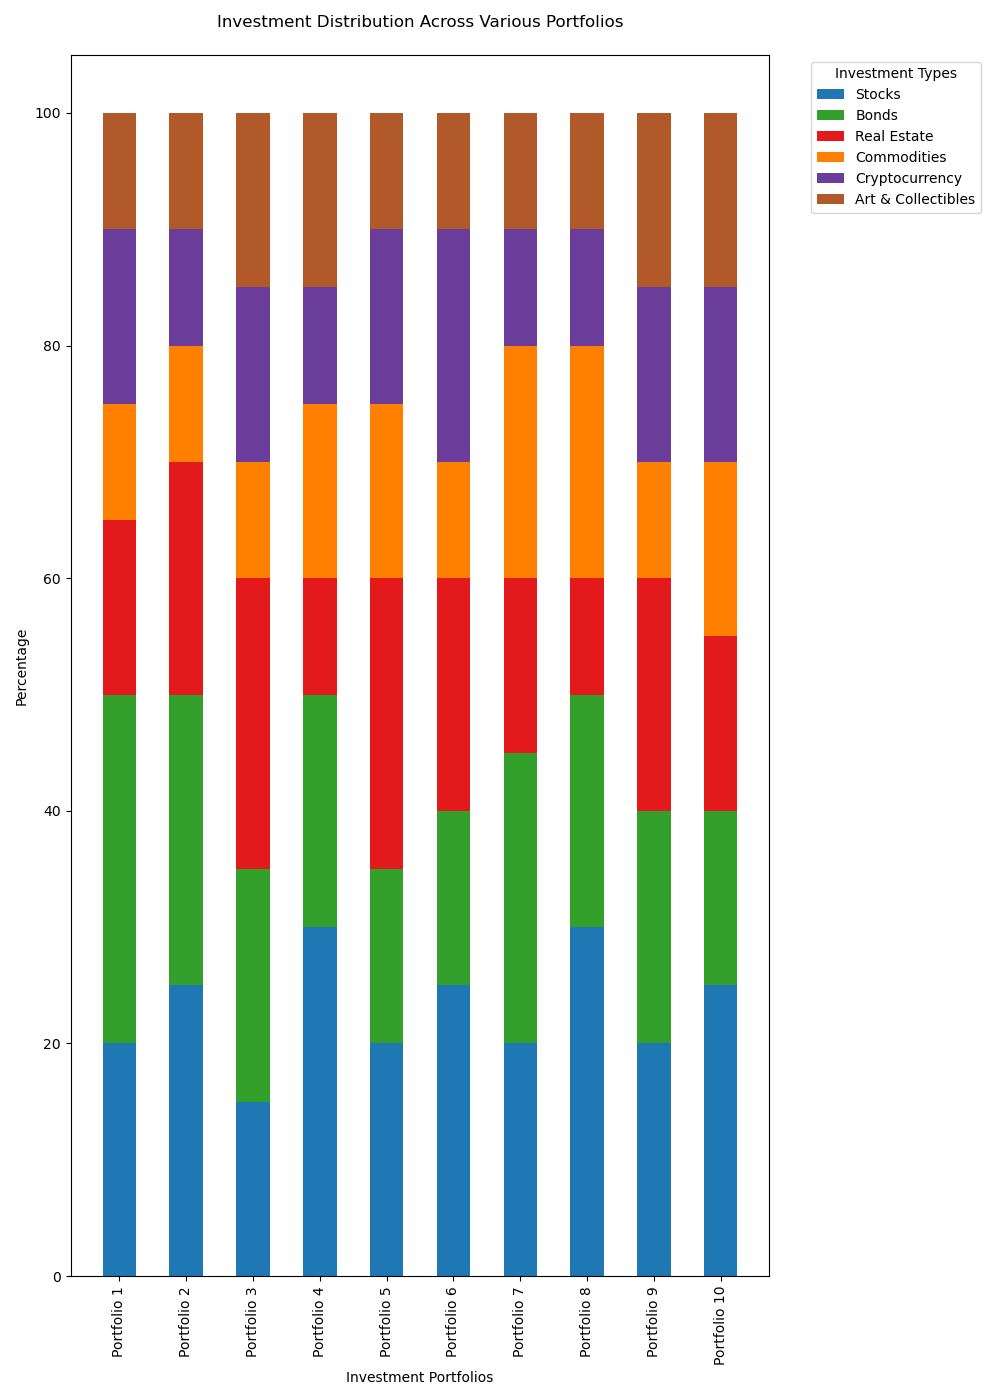

Recreate this plot in Python.

import matplotlib.pyplot as plt
import pandas as pd
import seaborn as sns

data = [
    {'Category': 'Portfolio 1', 'Stocks': '20%', 'Bonds': '30%', 'Real Estate': '15%', 'Commodities': '10%', 'Cryptocurrency': '15%', 'Art & Collectibles': '10%'},
    {'Category': 'Portfolio 2', 'Stocks': '25%', 'Bonds': '25%', 'Real Estate': '20%', 'Commodities': '10%', 'Cryptocurrency': '10%', 'Art & Collectibles': '10%'},
    {'Category': 'Portfolio 3', 'Stocks': '15%', 'Bonds': '20%', 'Real Estate': '25%', 'Commodities': '10%', 'Cryptocurrency': '15%', 'Art & Collectibles': '15%'},
    {'Category': 'Portfolio 4', 'Stocks': '30%', 'Bonds': '20%', 'Real Estate': '10%', 'Commodities': '15%', 'Cryptocurrency': '10%', 'Art & Collectibles': '15%'},
    {'Category': 'Portfolio 5', 'Stocks': '20%', 'Bonds': '15%', 'Real Estate': '25%', 'Commodities': '15%', 'Cryptocurrency': '15%', 'Art & Collectibles': '10%'},
    {'Category': 'Portfolio 6', 'Stocks': '25%', 'Bonds': '15%', 'Real Estate': '20%', 'Commodities': '10%', 'Cryptocurrency': '20%', 'Art & Collectibles': '10%'},
    {'Category': 'Portfolio 7', 'Stocks': '20%', 'Bonds': '25%', 'Real Estate': '15%', 'Commodities': '20%', 'Cryptocurrency': '10%', 'Art & Collectibles': '10%'},
    {'Category': 'Portfolio 8', 'Stocks': '30%', 'Bonds': '20%', 'Real Estate': '10%', 'Commodities': '20%', 'Cryptocurrency': '10%', 'Art & Collectibles': '10%'},
    {'Category': 'Portfolio 9', 'Stocks': '20%', 'Bonds': '20%', 'Real Estate': '20%', 'Commodities': '10%', 'Cryptocurrency': '15%', 'Art & Collectibles': '15%'},
    {'Category': 'Portfolio 10', 'Stocks': '25%', 'Bonds': '15%', 'Real Estate': '15%', 'Commodities': '15%', 'Cryptocurrency': '15%', 'Art & Collectibles': '15%'}
]

df = pd.DataFrame(data)
df = df.set_index('Category')
df = df.applymap(lambda x: int(x.replace('%', '')))

cumulative_sum = df.cumsum(axis=1)

colors = ['#1f78b4', '#33a02c', '#e31a1c', '#ff7f00', '#6a3d9a', '#b15928']

fig, ax = plt.subplots(figsize=(10, 14))

bottom = None

for column, color in zip(df.columns, colors):
    ax.bar(df.index, df[column], bottom=bottom, label=column, color=color, width=0.5)
    bottom = cumulative_sum[column]

ax.legend(title='Investment Types', bbox_to_anchor=(1.05, 1), loc='upper left')

ax.set_ylabel('Percentage')
ax.set_xlabel('Investment Portfolios')
ax.set_title('Investment Distribution Across Various Portfolios', pad=20)

plt.xticks(rotation=90)
plt.tight_layout()
plt.show()
